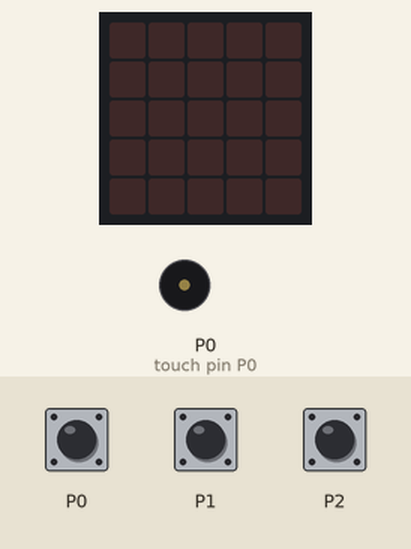
A program run on a simulated BBC micro:bit (MakeCode). On the bench: the board's 5×5 LED display, buzzer (waves = sounding). The test bench sets the inputs (shaded band). A reset restarts the program.

Above: at 1.2 s.
1.3 s: touch pin P1 pressed for 0.15 s
At 2.6 s:
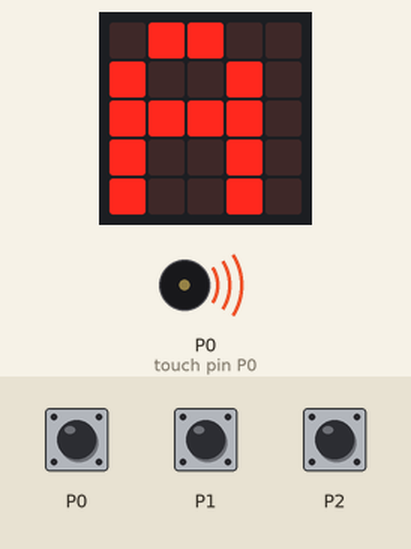
3.5 s: touch pin P0 pressed for 0.15 s
At 4.8 s:
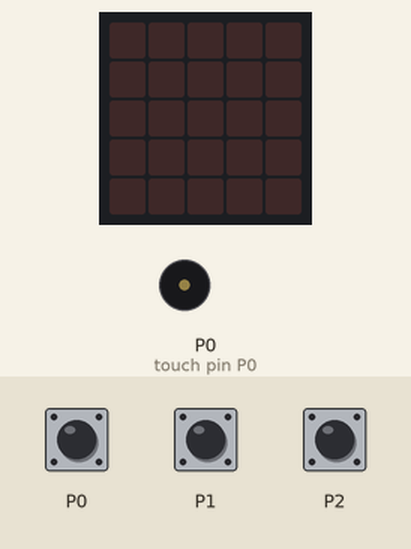
5.1 s: touch pin P2 pressed for 0.15 s
At 6.7 s:
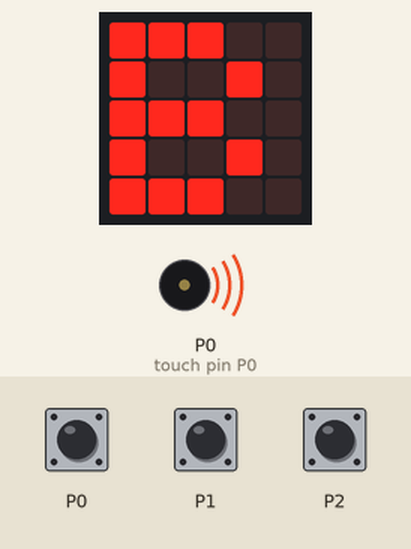
Timing chart, 0 to 8.2 s (numbered marks = the images above; inputs shaded):
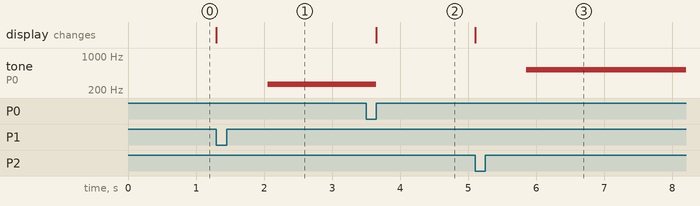

Measured:
- after the input at 1.3 s, tone on P0 (touch pin P0): silent → 262 Hz after 0.75 s; the display: changes at once (image 1)
- after the input at 3.5 s, tone on P0 (touch pin P0): 262 Hz → silent after 0.15 s; the display: changes after 0.15 s (image 2)
- after the input at 5.1 s, tone on P0 (touch pin P0): silent → 523 Hz after 0.75 s; the display: changes at once (image 3)

The program:

main.ts
```typescript
input.onPinPressed(TouchPin.P0, function () {
    control.reset()
})
let botaonaopressionado = true
basic.forever(function () {
    while (botaonaopressionado) {
        if (input.pinIsPressed(TouchPin.P1)) {
            basic.showString("A")
            music.ringTone(262)
            botaonaopressionado = false
        } else if (input.pinIsPressed(TouchPin.P2)) {
            basic.showString("B")
            music.ringTone(523)
            botaonaopressionado = false
        }
    }
})
```

test.ts
```typescript
// testes vão aqui; isto não será compilado quando este pacote for usado como uma extensão.
```
